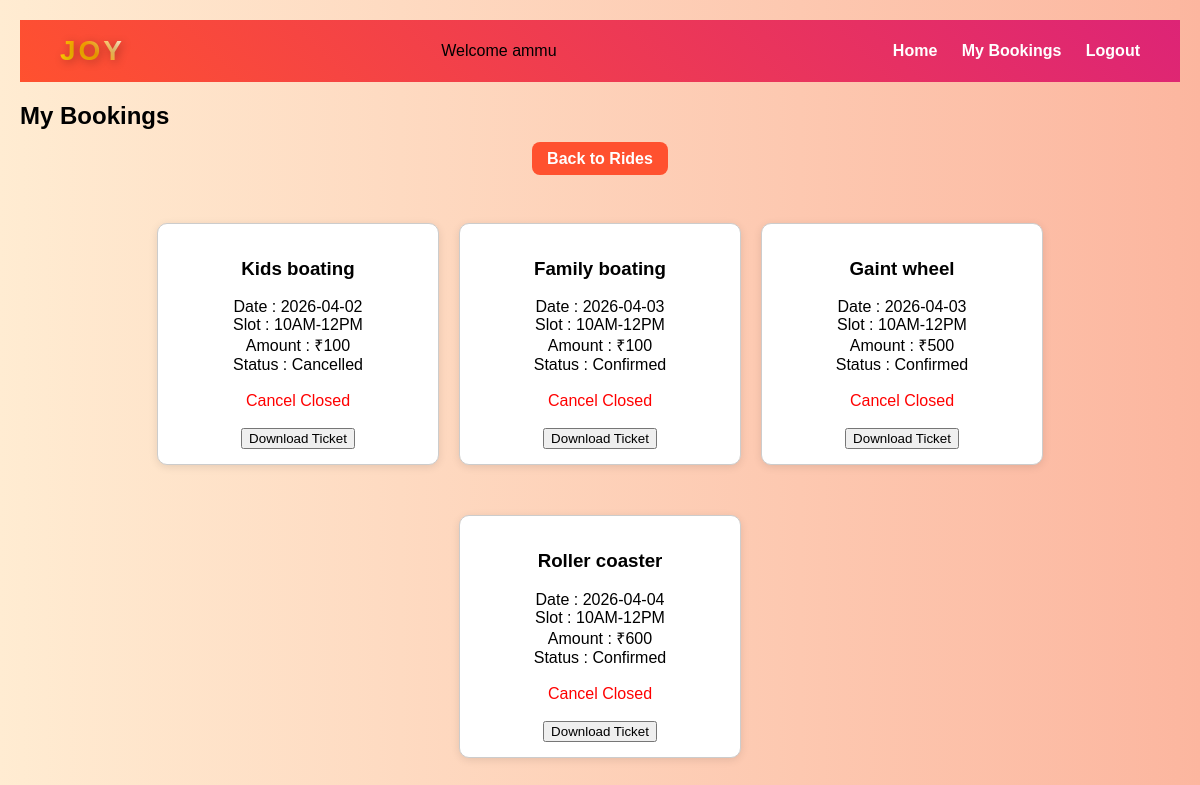
The app's page /my_bookings.php (signed in) with its own data.
### tables this page shows
CREATE TABLE IF NOT EXISTS `bookings` (
  `id` int NOT NULL AUTO_INCREMENT,
  `user_id` int DEFAULT NULL,
  `ride_id` int DEFAULT NULL,
  `booking_date` date DEFAULT NULL,
  `slot_time` varchar(50) DEFAULT NULL,
  `amount` int DEFAULT NULL,
  `status` varchar(20) NOT NULL,
  `ticket_image` varchar(255) NOT NULL,
  `cancel_date` date DEFAULT NULL,
  `refund_status` varchar(20) DEFAULT 'Pending',
  `created_at` datetime DEFAULT CURRENT_TIMESTAMP,
  `staff_id` int NOT NULL,
  PRIMARY KEY (`id`)
);

CREATE TABLE IF NOT EXISTS `rides` (
  `id` int NOT NULL AUTO_INCREMENT,
  `ride_name` varchar(100) DEFAULT NULL,
  `price` int DEFAULT NULL,
  `age_limit` int DEFAULT NULL,
  `description` text,
  `images` varchar(100) DEFAULT NULL,
  `category` varchar(50) DEFAULT NULL,
  `capacity` int NOT NULL,
  `status` varchar(20) DEFAULT 'Active',
  PRIMARY KEY (`id`)
);

### my_bookings.php (the view, shortened to what this page needs)
<?php
include "php/db.php";
?>
<!DOCTYPE html>
<html>
<head>
<link rel="stylesheet" href="css/style.css">
</head>
<body>
<div class="navbar">
<div class="logo">
<span class="joy-text">JOY</span>
</div>
<span class="user-name">
Welcome <?php echo $_SESSION['user_name']; ?>
</span>
<div class="nav-links">
<a href="index.php">Home</a>
<a href="my_bookings.php">My Bookings</a>
<a href="logout.php">Logout</a>
</div>
</div>
<h2>My Bookings</h2>
<div style="text-align:center; margin-bottom:20px;">
<a href="category.php" class="back-btn">Back to Rides</a>
</div>
<?php
$user_id = $_SESSION['user_id'];
$result = mysqli_query($conn,"
SELECT
bookings.id,
rides.ride_name,
bookings.booking_date,
bookings.created_at,
bookings.slot_time,
bookings.amount,
bookings.status
FROM bookings
JOIN rides ON bookings.ride_id = rides.id
WHERE bookings.user_id='$user_id'
AND bookings.booking_date >= CURDATE()
ORDER BY bookings.booking_date ASC
");
echo "<div class='booking-container'>";
while($row = mysqli_fetch_assoc($result)){
echo "<div class='ride-card'>";
echo "<h3>".$row['ride_name']."</h3>";
echo "Date : ".$row['booking_date']."<br>";
echo "Slot : ".$row['slot_time']."<br>";
echo "Amount : ₹".$row['amount']."<br>";
echo "Status : ".$row['status']."<br><br>";
$booking_created = strtotime($row['created_at']);
$current_time = time();
$cancel_limit = $booking_created + (24 * 60 * 60);
if($current_time <= $cancel_limit && $row['status']=="Confirmed"){
echo "<a href='cancel_booking.php?id=".$row['id']."'>
<button>Cancel</button>
</a>";
}else{
echo "<span style='color:red;'>Cancel Closed</span>";
}
echo "<br><br>
<a href='ticket.php?id=".$row['id']."'>
<button>Download Ticket</button>
</a>";
echo "</div>";
}
echo "</div>";
?>
</body>
</html>

### style.css (style rules this page uses)
body { font-family: Arial, sans-serif; background-color: #f4f4f4; margin: 0; padding: 20px; }
.ride-card { background: white; padding: 15px; margin: 15px 0; border-radius: 8px; box-shadow: 0px 2px 8px rgba(0,0,0,0.1); }
.ride-card { width:280px; transition:0.3s; }
.ride-card { width:280px; background:white; border-radius:10px; overflow:hidden; box-shadow:0px 4px 10px rgba(0,0,0,0.1); transition:0.3s; }
.navbar { background: rgba(0,0,0,0.7); padding: 15px 30px; display: flex; justify-content: space-between; align-items: center; position: sticky; top: 0; z-index: 1000; }
.navbar a { color: white; text-decoration: none; margin-left: 20px; font-weight: bold; }
.joy-text { font-size: 28px; font-weight: bold; color: #ff8800; }
.joy-text { font-size:28px; font-weight:900; background: linear-gradient(45deg,#fff,#ffe600,#ff00cc); -webkit-background-clip: text; -webkit-text-fill-color: transparent; letter-spacing:3px; font-family: 'Trebuchet MS', sans-serif; text-shadow:2px 2px 10px rgba(0,0,0,0.3); }
.booking-container { display: flex; flex-wrap: wrap; justify-content: center; gap: 20px; }
.ride-card { background: white; padding: 20px; width: 280px; text-align: center; border-radius: 15px; box-shadow: 0 0 15px rgba(0,0,0,0.2); }
body { margin:0; font-family: Arial, sans-serif; background: linear-gradient(to right, #ffecd2, #fcb69f); }
.navbar { display:flex; justify-content:space-between; align-items:center; padding:15px 40px; background: linear-gradient(45deg, #ff512f, #dd2476); }
.nav-links a { color:white; text-decoration:none; margin-left:20px; font-weight:bold; }
.joy-text { font-size:28px; font-weight:bold; background: linear-gradient(45deg, gold, orange, white); -webkit-background-clip:text; -webkit-text-fill-color:transparent; }
.back-btn { background:#ff512f; color:white; padding:8px 15px; border-radius:8px; text-decoration:none; font-weight:bold; }
.ride-card { width:220px; border:1px solid #ddd; padding:10px; text-align:center; border-radius:10px; background:#fff; }
.booking-container { display:flex; flex-wrap:wrap; gap:20px; justify-content:center; padding:20px; }
.ride-card { width:250px; border:1px solid #ccc; padding:15px; border-radius:10px; box-shadow:0 2px 8px rgba(0,0,0,0.1); background:white; }

### records on screen
bookings: ride.ride_name "Kids boating", booking_date "2026-04-02", slot_time "10AM-12PM", amount "100", status "Cancelled", shows "Cancel Closed"
bookings: ride.ride_name "Family boating", booking_date "2026-04-03", slot_time "10AM-12PM", amount "100", status "Confirmed", shows "Cancel Closed"
bookings: ride.ride_name "Gaint wheel", booking_date "2026-04-03", slot_time "10AM-12PM", amount "500", status "Confirmed", shows "Cancel Closed"
bookings: ride.ride_name "Roller coaster", booking_date "2026-04-04", slot_time "10AM-12PM", amount "600", status "Confirmed", shows "Cancel Closed"

### other values on screen
$_SESSION['user_name'] "ammu"
